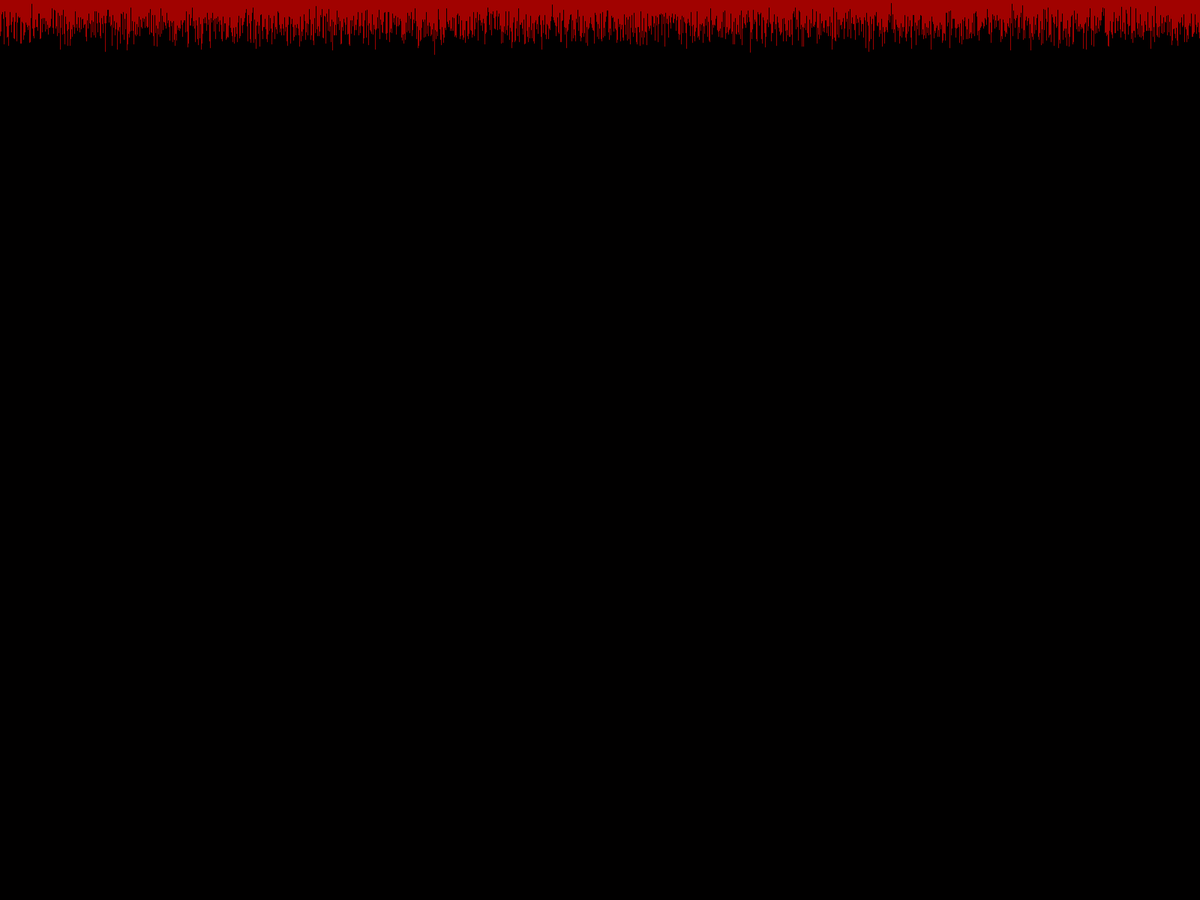
Frame 1 (no input)
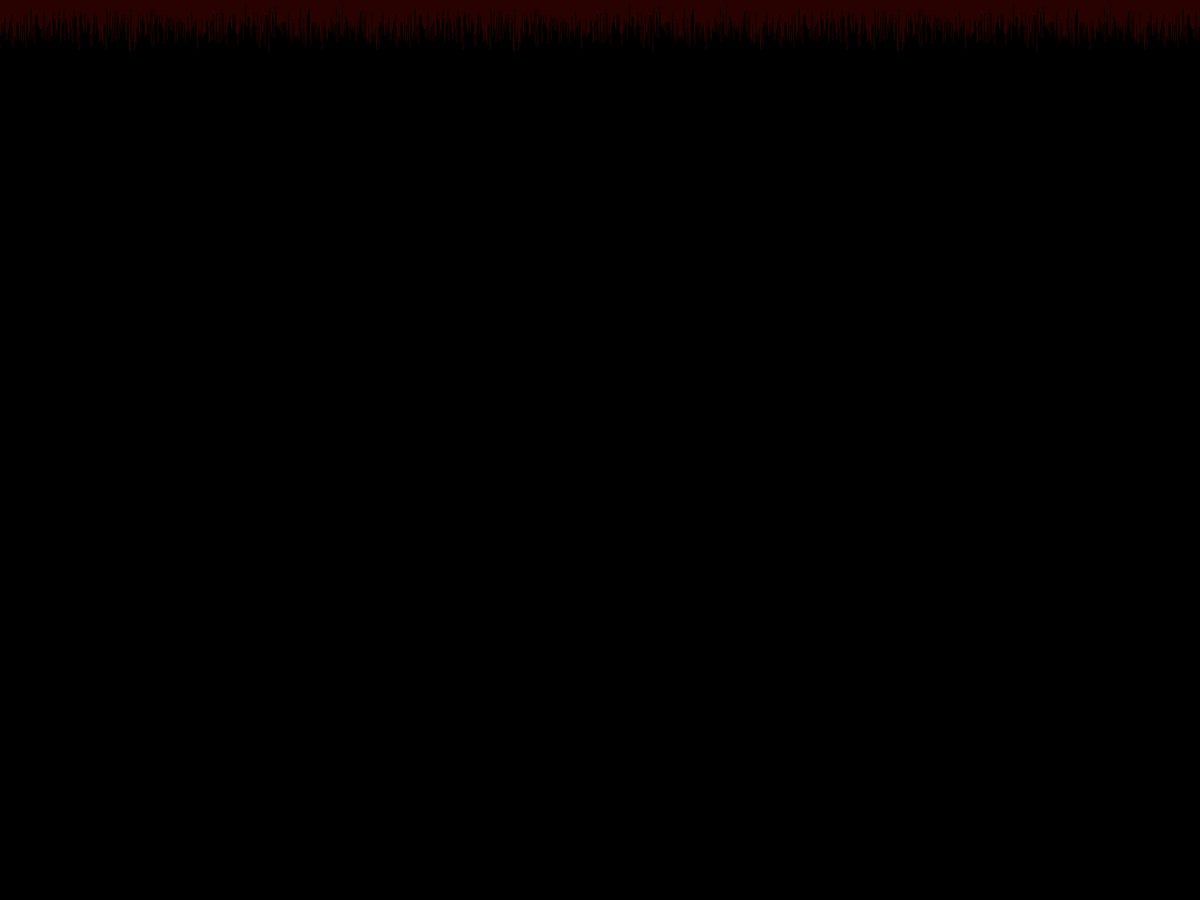
Frame 60 (the mouse pressed at the canvas centre just before this capture)
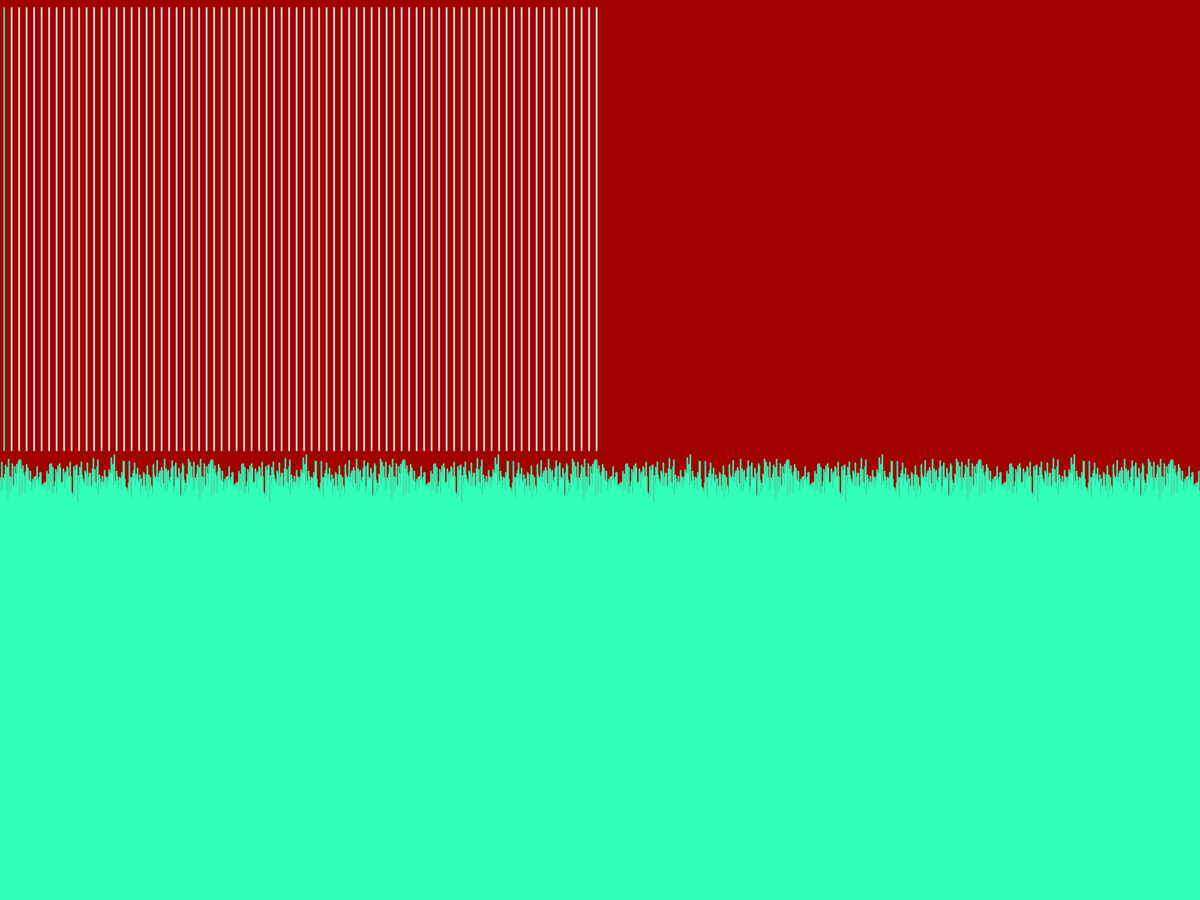
Frame 120 (the mouse held since frame 60 and released just before this capture)

The Processing sketch that drew these frames (run headless with seeded random() and noise(); from frame 60 on, the mouse is pressed at the canvas centre):

// Processing sketch: Sketch2
// ── Sketch2.pde
float posX=0;
float stretch=0;
float noiseScale = 0.1;



void setup() {
  fullScreen();
  frameRate(50);
}

void draw() {
background(random(250),2, 0);
 
  if (posX<height) {
    stretch=stretch+70;
  }
  
  
for (int x=0; x < width; x++) {
    float noiseVal = noise((mouseX+x)*stretch, mouseY*noiseScale);
    stroke(1,0,0);
    if (mousePressed==true){stroke(#31FFBC);
    }
    line(x, mouseY+noiseVal*80, x, height);
   
}
 // background(255,random(250), 255 );
  for (int i = 5; i < mouseX; i+=10) {
    line(i, 10, i, mouseY);
    stroke(255);
    strokeWeight(2);

    }
    }
